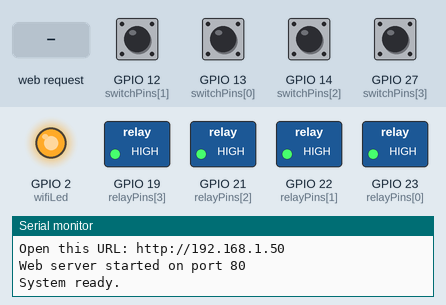
Recording of a sketch running on a simulated ESP32. Shown: switched loads named in the sketch (green lamp = pin HIGH), output pins drawn as LEDs (lit = HIGH), the last lines printed to the serial monitor. The inputs (shaded band) are chosen by the test bench; at power-on: GPIO 12 (switchPins[1]), GPIO 13 (switchPins[0]), GPIO 14 (switchPins[2]), GPIO 27 (switchPins[3]) HIGH. WiFi joins after 1.5 s; servers stay silent unless stated.

Above: at 2.7 s.
2.8 s: GPIO 12 (switchPins[1]) pulled LOW for 0.15 s
At 2.92 s:
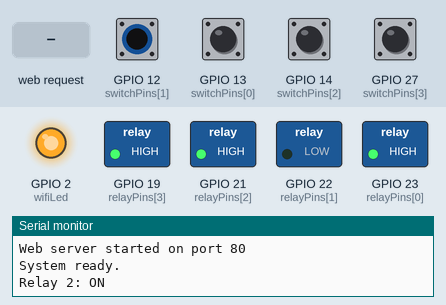
4.5 s: GPIO 13 (switchPins[0]) pulled LOW for 0.15 s
At 4.62 s:
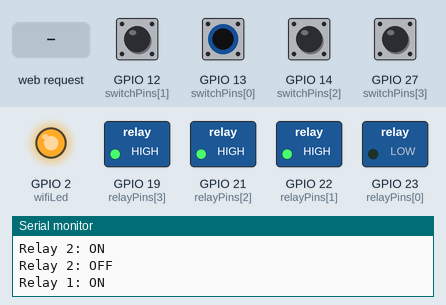
6.2 s: GPIO 14 (switchPins[2]) pulled LOW for 0.15 s
At 6.32 s:
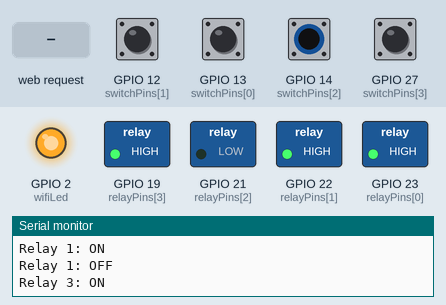
7.9 s: GPIO 27 (switchPins[3]) pulled LOW for 0.15 s
At 8.02 s:
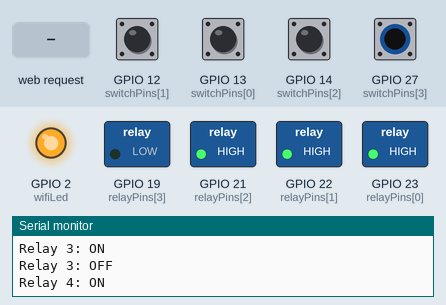
9.6 s: HTTP request GET /api/toggle?id=1 received
At 9.9 s:
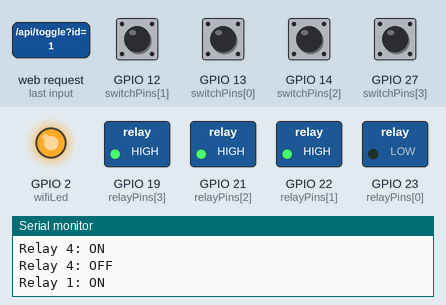
11.1 s: GPIO 12 (switchPins[1]) pulled LOW for 1 s
At 11.7 s:
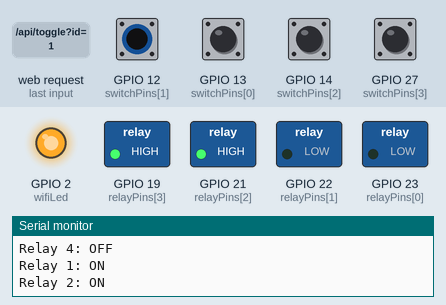
Timing chart, 0 to 14.1 s (numbered marks = the images above; inputs shaded):
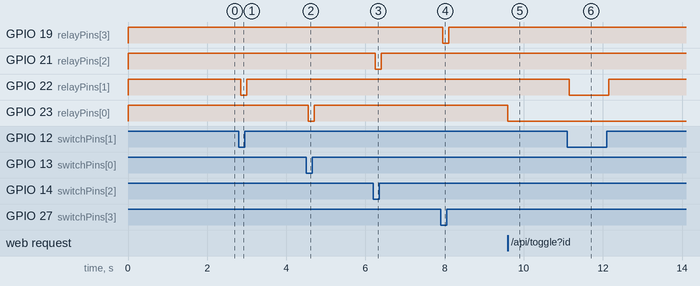

Measured:
- after the input at 2.8 s, GPIO 22 (relayPins[1]): HIGH → LOW after 0.05 s, → HIGH 0.15 s later
- after the input at 4.5 s, GPIO 23 (relayPins[0]): HIGH → LOW after 0.05 s, → HIGH 0.15 s later
- after the input at 6.2 s, GPIO 21 (relayPins[2]): HIGH → LOW after 0.05 s, → HIGH 0.15 s later
- after the input at 7.9 s, GPIO 19 (relayPins[3]): HIGH → LOW after 0.05 s, → HIGH 0.15 s later
- after the input at 9.6 s, GPIO 23 (relayPins[0]): HIGH → LOW at once
- after the input at 11.1 s, GPIO 22 (relayPins[1]): HIGH → LOW after 0.05 s, → HIGH 1.0 s later

The sketch:

automation.ino
```cpp
/*
  ESP32 4-Relay Web Server
  - No Sinric Pro
  - No cloud connection required
  - Control from a web browser using the ESP32 IP
  - Four relays + four physical switches
  - Automatically starts an ESP32 access point if router Wi-Fi fails
*/

#include <Arduino.h>
#include <WiFi.h>
#include <WebServer.h>

// -------- YOUR HOME / OFFICE WIFI --------
#define WIFI_SSID     "ERAPOWER"
#define WIFI_PASS     "Susanta1"

// -------- FALLBACK ESP32 HOTSPOT --------
const char* AP_SSID = "ESP32-Relay-Control";
const char* AP_PASS = "relay1234";

// -------- RELAY PINS --------
const uint8_t RELAY_COUNT = 4;

const uint8_t relayPins[RELAY_COUNT] = {
  23, 22, 21, 19
};

// -------- PHYSICAL SWITCH PINS --------
const uint8_t switchPins[RELAY_COUNT] = {
  13, 12, 14, 27
};

const uint8_t wifiLed = 2;

// Most relay modules are active LOW.
// Set to 0 if your relay module is active HIGH.
#define RELAY_ACTIVE_LOW 1

// Uncomment this line when using momentary push buttons.
// Leave commented for maintained toggle switches.
// #define TACTILE_BUTTON

const unsigned long DEBOUNCE_TIME = 50;

WebServer server(80);

// Logical relay states: false = OFF, true = ON
bool relayStates[RELAY_COUNT] = {
  false, false, false, false
};

// Physical switch debounce variables
bool rawSwitchState[RELAY_COUNT];
bool stableSwitchState[RELAY_COUNT];

unsigned long lastSwitchChange[RELAY_COUNT];

// -------- WEB DASHBOARD --------
const char INDEX_HTML[] PROGMEM = R"rawliteral(
<!DOCTYPE html>
<html lang="en">
<head>
<meta charset="UTF-8">
<meta name="viewport" content="width=device-width, initial-scale=1">
<meta name="theme-color" content="#101827">

<title>ESP32 Relay Control</title>

<style>
  * { box-sizing: border-box; }

  body {
    margin: 0;
    padding: 24px 16px;
    background: #101827;
    color: #f4f7fb;
    font-family: Arial, Helvetica, sans-serif;
  }

  .container {
    max-width: 850px;
    margin: auto;
  }

  header {
    margin: 12px 0 26px;
  }

  h1 {
    margin-bottom: 8px;
    font-size: clamp(25px, 5vw, 36px);
  }

  .subtitle {
    color: #a8b5c9;
    line-height: 1.6;
  }

  .connection {
    display: inline-block;
    margin-top: 10px;
    border-radius: 20px;
    padding: 7px 12px;
    background: #293346;
    color: #d3dceb;
    font-size: 13px;
  }

  .connection.live {
    background: #153d32;
    color: #8ef0c2;
  }

  .grid {
    display: grid;
    grid-template-columns: repeat(2, minmax(0, 1fr));
    gap: 16px;
  }

  .card {
    padding: 22px;
    border: 1px solid #344056;
    border-radius: 18px;
    background: #192438;
    transition: border-color .2s;
  }

  .card.on {
    border-color: #20c997;
  }

  .relay-top {
    display: flex;
    align-items: center;
    justify-content: space-between;
    gap: 10px;
  }

  .relay-name {
    font-weight: 700;
    font-size: 19px;
  }

  .relay-number {
    margin-top: 7px;
    font-size: 13px;
    color: #9cabc1;
  }

  .status {
    display: inline-block;
    min-width: 55px;
    text-align: center;
    padding: 6px 10px;
    border-radius: 20px;
    font-size: 12px;
    font-weight: 700;
    background: #374151;
    color: #e0e7f0;
  }

  .card.on .status {
    color: #83f1c2;
    background: #14533f;
  }

  button {
    width: 100%;
    margin-top: 24px;
    padding: 13px;
    border: 0;
    border-radius: 11px;
    background: #344056;
    color: #fff;
    font-weight: 700;
    font-size: 15px;
    cursor: pointer;
  }

  .card.on button {
    background: #087f5b;
  }

  button:disabled {
    opacity: .55;
    cursor: wait;
  }

  footer {
    margin-top: 25px;
    color: #93a2b8;
    font-size: 12px;
    line-height: 1.7;
    text-align: center;
  }

  @media(max-width: 480px) {
    .grid { grid-template-columns: 1fr; }
    .card { padding: 18px; }
  }
</style>
</head>

<body>
<div class="container">

  <header>
    <h1>ESP32 Relay Control</h1>
    <div class="subtitle">
      Local smart home dashboard<br>
      Control your four relays from this device.
    </div>
    <div id="connection" class="connection">
      Connecting to ESP32...
    </div>
  </header>

  <main class="grid">

    <section class="card" id="card1">
      <div class="relay-top">
        <div>
          <div class="relay-name">Relay 1</div>
          <div class="relay-number">GPIO 23</div>
        </div>
        <span class="status" id="status1">OFF</span>
      </div>
      <button id="btn1" onclick="toggleRelay(1)">Turn ON</button>
    </section>

    <section class="card" id="card2">
      <div class="relay-top">
        <div>
          <div class="relay-name">Relay 2</div>
          <div class="relay-number">GPIO 22</div>
        </div>
        <span class="status" id="status2">OFF</span>
      </div>
      <button id="btn2" onclick="toggleRelay(2)">Turn ON</button>
    </section>

    <section class="card" id="card3">
      <div class="relay-top">
        <div>
          <div class="relay-name">Relay 3</div>
          <div class="relay-number">GPIO 21</div>
        </div>
        <span class="status" id="status3">OFF</span>
      </div>
      <button id="btn3" onclick="toggleRelay(3)">Turn ON</button>
    </section>

    <section class="card" id="card4">
      <div class="relay-top">
        <div>
          <div class="relay-name">Relay 4</div>
          <div class="relay-number">GPIO 19</div>
        </div>
        <span class="status" id="status4">OFF</span>
      </div>
      <button id="btn4" onclick="toggleRelay(4)">Turn ON</button>
    </section>

  </main>

  <footer>
    ESP32 Local Web Server · No cloud service required<br>
    Dashboard state refreshes automatically.
  </footer>

</div>

<script>
  let relayStates = [false, false, false, false];

  function renderDashboard() {
    for (let i = 0; i < 4; i++) {
      const id = i + 1;
      const isOn = relayStates[i];

      document.getElementById('card' + id)
        .classList.toggle('on', isOn);

      document.getElementById('status' + id).textContent =
        isOn ? 'ON' : 'OFF';

      document.getElementById('btn' + id).textContent =
        isOn ? 'Turn OFF' : 'Turn ON';
    }
  }

  async function refreshState() {
    try {
      const response = await fetch('/api/state', {
        cache: 'no-store'
      });

      if (!response.ok) {
        throw new Error('Connection failed');
      }

      const data = await response.json();
      relayStates = data.relays;

      renderDashboard();

      const connection = document.getElementById('connection');
      connection.textContent = 'Connected to ESP32';
      connection.className = 'connection live';

    } catch (error) {
      const connection = document.getElementById('connection');
      connection.textContent = 'Connection lost - retrying...';
      connection.className = 'connection';
    }
  }

  async function toggleRelay(id) {
    const button = document.getElementById('btn' + id);
    button.disabled = true;

    try {
      const response = await fetch('/api/toggle?id=' + id, {
        cache: 'no-store'
      });

      if (!response.ok) {
        throw new Error('Relay command failed');
      }

      await refreshState();

    } catch (error) {
      document.getElementById('connection').textContent =
        'Command failed - check the connection';
    } finally {
      button.disabled = false;
    }
  }

  refreshState();
  setInterval(refreshState, 1000);
</script>
</body>
</html>
)rawliteral";

// -------- SET RELAY STATE --------
void setRelay(uint8_t index, bool state) {
  if (index >= RELAY_COUNT) {
    return;
  }

  relayStates[index] = state;

#if RELAY_ACTIVE_LOW
  digitalWrite(relayPins[index], state ? LOW : HIGH);
#else
  digitalWrite(relayPins[index], state ? HIGH : LOW);
#endif

  Serial.printf(
    "Relay %u: %s\n",
    index + 1,
    state ? "ON" : "OFF"
  );
}

void toggleRelay(uint8_t index) {
  if (index >= RELAY_COUNT) {
    return;
  }

  setRelay(index, !relayStates[index]);
}

// -------- INITIALIZE RELAYS --------
void setupRelays() {
  for (uint8_t i = 0; i < RELAY_COUNT; i++) {
    pinMode(relayPins[i], OUTPUT);
    setRelay(i, false);
  }
}

// -------- INITIALIZE PHYSICAL SWITCHES --------
void setupSwitches() {
  for (uint8_t i = 0; i < RELAY_COUNT; i++) {
    pinMode(switchPins[i], INPUT_PULLUP);

    bool currentState = digitalRead(switchPins[i]);

    rawSwitchState[i] = currentState;
    stableSwitchState[i] = currentState;
    lastSwitchChange[i] = millis();
  }
}

// -------- READ PHYSICAL SWITCHES --------
void handlePhysicalSwitches() {
  unsigned long now = millis();

  for (uint8_t i = 0; i < RELAY_COUNT; i++) {
    bool reading = digitalRead(switchPins[i]);

    if (reading != rawSwitchState[i]) {
      rawSwitchState[i] = reading;
      lastSwitchChange[i] = now;
    }

    if ((now - lastSwitchChange[i]) >= DEBOUNCE_TIME &&
        reading != stableSwitchState[i]) {

      stableSwitchState[i] = reading;

#ifdef TACTILE_BUTTON
      // INPUT_PULLUP: LOW means the button is pressed.
      if (stableSwitchState[i] == LOW) {
        toggleRelay(i);
      }
#else
      // Maintained toggle switch: toggle the relay
      // whenever the switch changes position.
      toggleRelay(i);
#endif
    }
  }
}

// -------- WEBPAGE ROUTES --------
void setupWebServer() {

  // Main dashboard
  server.on("/", HTTP_GET, []() {
    server.send_P(200, "text/html", INDEX_HTML);
  });

  // Return current states as JSON
  server.on("/api/state", HTTP_GET, []() {
    String json = "{\"relays\":[";

    for (uint8_t i = 0; i < RELAY_COUNT; i++) {
      if (i > 0) {
        json += ",";
      }

      json += relayStates[i] ? "true" : "false";
    }

    json += "]}";

    server.sendHeader("Cache-Control", "no-store");
    server.send(200, "application/json", json);
  });

  // Toggle an individual relay
  server.on("/api/toggle", HTTP_GET, []() {

    if (!server.hasArg("id")) {
      server.send(400, "application/json",
                  "{\"error\":\"Missing relay id\"}");
      return;
    }

    int id = server.arg("id").toInt();

    if (id < 1 || id > RELAY_COUNT) {
      server.send(400, "application/json",
                  "{\"error\":\"Invalid relay id\"}");
      return;
    }

    toggleRelay(id - 1);

    server.send(200, "application/json", "{\"ok\":true}");
  });

  server.onNotFound([]() {
    server.send(404, "text/plain", "404 - Page not found");
  });

  server.begin();

  Serial.println("Web server started on port 80");
}

// -------- WIFI / FALLBACK ACCESS POINT --------
void setupWiFi() {
  Serial.println();
  Serial.println("Connecting to your Wi-Fi router...");

  WiFi.mode(WIFI_STA);
  WiFi.setAutoReconnect(true);
  WiFi.begin(WIFI_SSID, WIFI_PASS);

  unsigned long startTime = millis();

  // Wait up to 15 seconds for the router
  while (WiFi.status() != WL_CONNECTED &&
         millis() - startTime < 15000) {

    delay(300);
    Serial.print(".");
  }

  Serial.println();

  if (WiFi.status() == WL_CONNECTED) {
    Serial.println("Wi-Fi connected!");
    Serial.print("ESP32 IP address: ");
    Serial.println(WiFi.localIP());

    Serial.print("Open this URL: http://");
    Serial.println(WiFi.localIP());

  } else {
    Serial.println("Router connection failed.");
    Serial.println("Starting ESP32 fallback hotspot...");

    WiFi.mode(WIFI_AP);

    if (WiFi.softAP(AP_SSID, AP_PASS)) {
      Serial.println("ESP32 hotspot started.");
      Serial.print("Wi-Fi name: ");
      Serial.println(AP_SSID);

      Serial.print("Wi-Fi password: ");
      Serial.println(AP_PASS);

      Serial.print("Open this URL: http://");
      Serial.println(WiFi.softAPIP());
    } else {
      Serial.println("Failed to start the hotspot!");
    }
  }

  digitalWrite(wifiLed, HIGH);
}

// -------- SETUP --------
void setup() {
  Serial.begin(115200);

  pinMode(wifiLed, OUTPUT);
  digitalWrite(wifiLed, LOW);

  setupRelays();
  setupSwitches();

  setupWiFi();
  setupWebServer();

  Serial.println("System ready.");
}

// -------- MAIN LOOP --------
void loop() {
  server.handleClient();
  handlePhysicalSwitches();

  delay(1);
}
```
